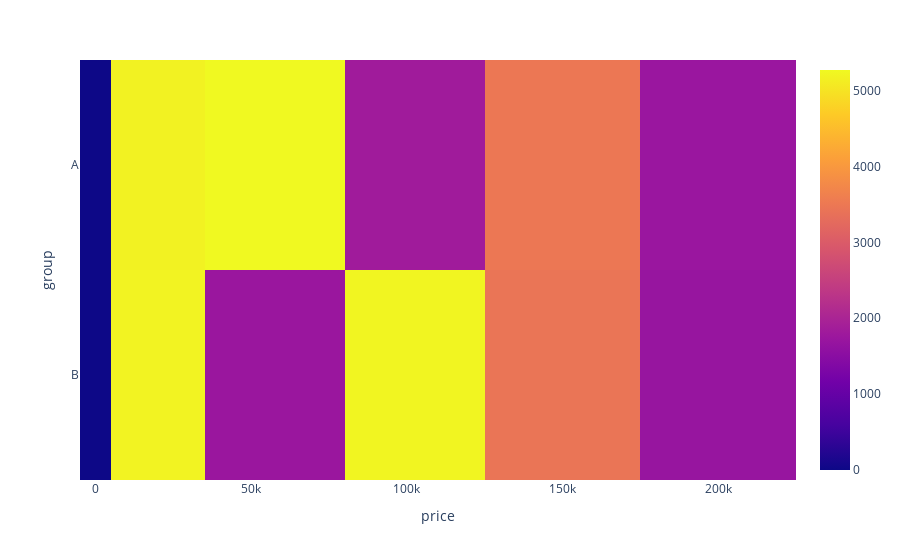

The notebook cell this image was saved under:
### Markdown cell above
Визуализируйте полученную сводную таблицу с помощью тепловой карты с аннотацией. 
Чему равно количество проданных туров за 60000 рублей в группах?

### Code cell
import plotly.express  as  px
fig=px.imshow(data_7_7)
fig.show()

fig.write_html('imshow.html')

### Figure 1 — Plotly figure (JSON) as saved in the notebook; plotly's stock layout.template omitted (floating-point values rounded to 4 significant figures)
{"data": [{"coloraxis": "coloraxis", "hovertemplate": "price: %{x}<br>group: %{y}<br>color: %{z}<extra></extra>", "name": "0", "type": "heatmap", "x": [0, 10000, 60000, 100000, 150000, 200000], "xaxis": "x", "y": ["A", "B"], "yaxis": "y", "z": [[0, 5182, 5271, 1832, 3478, 1724], [0, 5201, 1730, 5227, 3438, 1694]]}], "layout": {"coloraxis": {"colorscale": [[0, "#0d0887"], [0.1111, "#46039f"], [0.2222, "#7201a8"], [0.3333, "#9c179e"], [0.4444, "#bd3786"], [0.5556, "#d8576b"], [0.6667, "#ed7953"], [0.7778, "#fb9f3a"], [0.8889, "#fdca26"], [1, "#f0f921"]]}, "margin": {"t": 60}, "xaxis": {"anchor": "y", "constrain": "domain", "domain": [0, 1], "scaleanchor": "y", "title": {"text": "price"}}, "yaxis": {"anchor": "x", "autorange": "reversed", "constrain": "domain", "domain": [0, 1], "title": {"text": "group"}}}}
